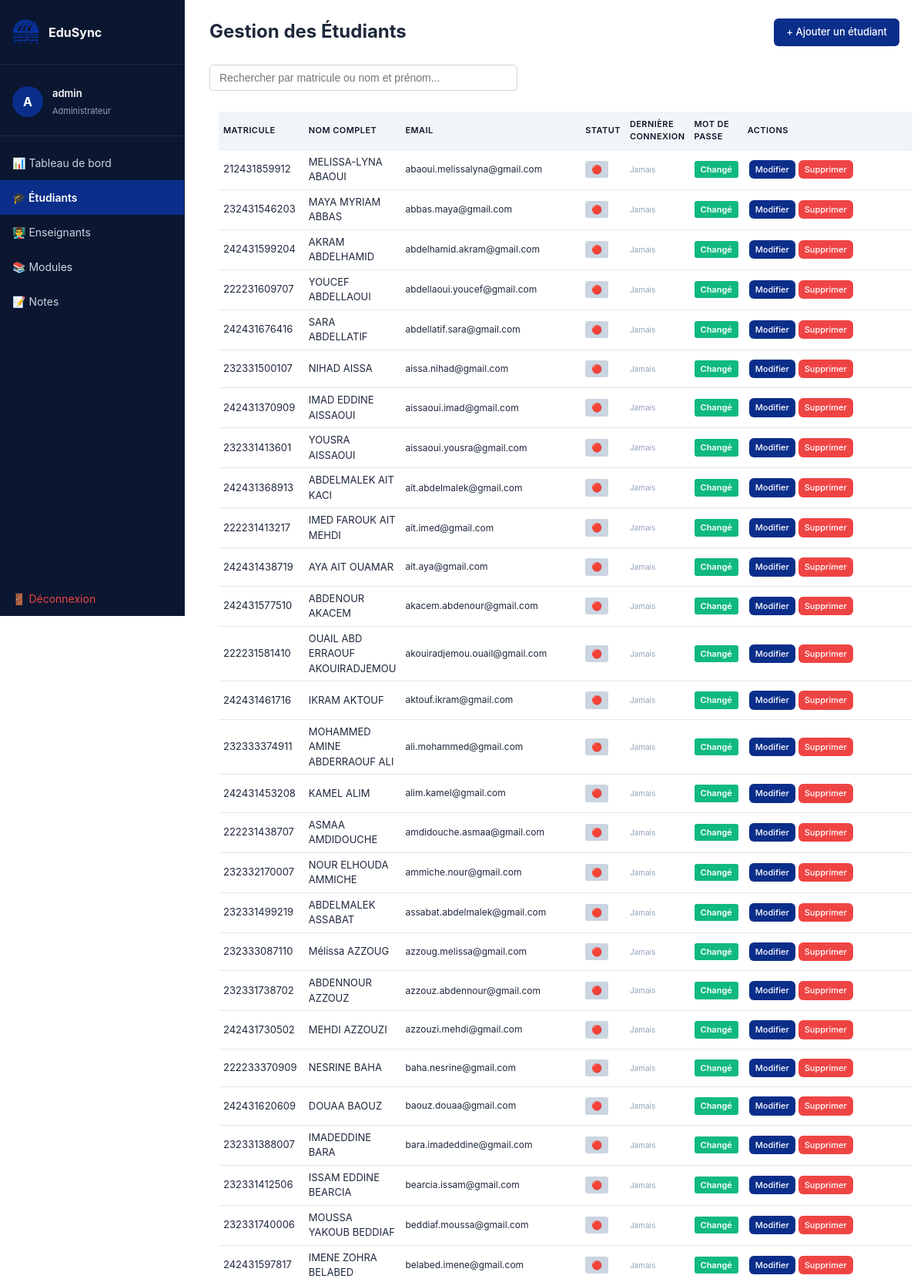
The app's page /admin/students.php (signed in, upper part) with its own data.
### tables this page shows
CREATE TABLE IF NOT EXISTS students (
    id          INT AUTO_INCREMENT PRIMARY KEY,
    last_name             VARCHAR(80)  NOT NULL,
    first_name            VARCHAR(80)  NOT NULL,
    email                 VARCHAR(120) NOT NULL UNIQUE,
    profile_image         VARCHAR(255) DEFAULT NULL,
    student_number        VARCHAR(20)  NOT NULL UNIQUE,
    birth_date            DATE,
    password_hash         VARCHAR(255) NOT NULL,
    must_change_password  TINYINT(1)   NOT NULL DEFAULT 1,
    last_login            DATETIME DEFAULT NULL,
    last_activity         DATETIME DEFAULT NULL,
    is_active             TINYINT(1)   NOT NULL DEFAULT 1,
    created_at            TIMESTAMP    DEFAULT CURRENT_TIMESTAMP
);

### admin/students.php (the view, shortened to what this page needs)
<?php
require_once '../config/db.php';
$students = $pdo->query("
    SELECT id, student_number, first_name, last_name, email, must_change_password, last_login, last_activity
    FROM students
    ORDER BY last_name ASC
")->fetchAll();
function is_student_online($last_activity) {
    if (!$last_activity) {
        return false;
    }
    $last_activity_time = strtotime($last_activity);
    $current_time = time();
    $timeout = 30 * 60;
    return ($current_time - $last_activity_time) < $timeout;
}
require_once '../includes/header.php';
?>
<div class="page-header">
    <h1>Gestion des Étudiants</h1>
    <a href="add_student.php" class="btn btn-primary">+ Ajouter un étudiant</a>
</div>
<div class="admin-search-box">
    <input type="text" id="searchInput" placeholder="Rechercher par matricule ou nom et prénom...">
</div>
<div class="admin-card">
    <table class="admin-table">
        <thead>
            <tr>
                <th>Matricule</th>
                <th>Nom complet</th>
                <th>Email</th>
                <th>Statut</th>
                <th>Dernière connexion</th>
                <th>Mot de passe</th>
                <th>Actions</th>
            </tr>
        </thead>
        <tbody>
        <?php if (empty($students)): ?>
            <tr><td colspan="7" class="empty-state">Aucun étudiant trouvé.</td></tr>
        <?php else: ?>
            <?php foreach ($students as $s): ?>
            <tr data-student-id="<?= $s['id'] ?>">
                <td><?= htmlspecialchars($s['student_number']) ?></td>
                <td><?= htmlspecialchars($s['first_name'] . ' ' . $s['last_name']) ?></td>
                <td class="table-col-email"><?= htmlspecialchars($s['email']) ?></td>
                <td class="table-col-status" class="status-badge">
                    <?php
                        $online = is_student_online($s['last_activity']);
                        if ($online) {
                            echo '<span class="badge green">🟢</span>';
                        } else {
                            echo '<span class="badge" style="background: var(--offline); color: var(--offline-text);">🔴</span>';
                        }
                    ?>
                </td>
                <td class="table-col-login">
                    <?php
                        $online = is_student_online($s['last_activity']);
                        if ($online) {
                            echo '<span class="status-online">En ligne</span>';
                        } elseif ($s['last_login']) {
                            $login_date = new DateTime($s['last_login']);
                            echo $login_date->format('d/m/Y H:i');
                        } else {
                            echo '<span class="status-never">Jamais</span>';
                        }
                    ?>
                </td>
                <td>
                    <?php if ($s['must_change_password']): ?>
                        <span class="badge amber">Temp</span>
                    <?php else: ?>
                        <span class="badge green">Changé</span>
                    <?php endif; ?>
                </td>
                <td class="table-actions">
                    <a href="edit_student.php?id=<?= $s['id'] ?>" class="btn btn-primary">Modifier</a>
                    <a href="students.php?delete=<?= $s['id'] ?>"
                       class="btn btn-danger"
                       onclick="return confirm('Supprimer cet étudiant ?')">Supprimer</a>
                </td>
            </tr>
            <?php endforeach; ?>
        <?php endif; ?>
        </tbody>
    </table>
</div>
<?php require_once '../includes/footer.php'; ?>

### assets/css/colors.css (style rules this page uses)
:root { --primary: #3b82f6; --primary-light: #eff6ff; --success: #10b981; --success-dark: #166534; --success-light: #16a34a; --danger: #ef4444; --danger-dark: #991b1b; --warning: #f59e0b; --warning-light: #fbbf24; --info: #06b6d4; --dark: #0f172a; --gray-100: #f1f5f9; --gray-200: #e2e8f0; --gray-300: #cbd5e1; --gray-400: #94a3b8; --gray-500: #64748b; --gray-600: #475569; --light: #f8fafc; --online: #10b981; --offline: #cbd5e1; --offline-text: #475569; --never: #94a3b8; }
.badge { display: inline-block; padding: 3px 8px; border-radius: 3px; font-size: 11px; font-weight: 600; text-align: center; }
.badge.green { background: var(--success); color: white; }
.status-never { color: var(--never); font-size: 10px; }

### assets/css/admin.css (style rules this page uses)
.admin-search-box { margin-bottom: 15px; }
.admin-search-box input { width: 100%; max-width: 400px; padding: 8px 12px; border: 1px solid var(--gray-300); border-radius: 4px; font-size: 14px; transition: border-color 0.2s; }
.admin-table { font-size: 13px; }
.admin-table th, .admin-table td { padding: 8px 6px; text-align: left; border-bottom: 1px solid var(--gray-200); }
.admin-table th { background: var(--gray-100); font-weight: 600; color: var(--dark); }
.admin-table td { padding: 6px; }
.table-col-email { font-size: 12px; }
.table-col-status { text-align: center; }
.table-col-login { font-size: 11px; }
.table-actions { padding: 6px; text-align: center; }
.table-actions .btn { padding: 4px 8px; font-size: 12px; margin-right: 4px; }
.table-actions .btn:last-child { margin-right: 0; }
.admin-card { padding: 12px; }
.admin-card table { width: 100%; }

### assets/css/variables.css (style rules this page uses)
:root { --color-primary: #0A2E8A; --color-primary-dark: #08225a; --color-primary-light: #e8f0ff; --color-text: #1e293b; --color-text-secondary: #64748b; --color-text-tertiary: #94a3b8; --color-bg-white: #fff; --color-bg-secondary: #f8fafc; --color-bg-dark: #0f172a; --color-border: #d1d5db; --color-border-light: #e2e8f0; --color-green: #10b981; --color-green-light: #e6f7ee; --color-amber: #f59e0b; --color-amber-light: #fef3e0; --color-red: #ef4444; --color-red-light: #fee2e2; --color-purple: #8b5cf6; --color-purple-light: #ede9fe; --color-coral: #ff6b6b; --color-coral-light: #ffe0e0; --shadow-sm: 0 1px 2px rgba(0, 0, 0, 0.05); --shadow-md: 0 4px 6px rgba(0, 0, 0, 0.1); --shadow-lg: 0 10px 40px rgba(0, 0, 0, 0.2); --radius-md: 6px; --radius-lg: 12px; --font-family: -apple-system, BlinkMacSystemFont, "Segoe UI", Roboto, "Helvetica Neue", Arial, sans-serif; --font-size-xs: 11px; --font-size-sm: 12px; --font-size-base: 13px; --font-size-md: 14px; --font-size-lg: 16px; --font-size-xl: 18px; --font-size-2xl: 24px; --font-size-3xl: 28px; --spacing-xs: 4px; --spacing-sm: 8px; --spacing-md: 12px; --spacing-lg: 16px; --spacing-xl: 20px; --spacing-2xl: 24px; --spacing-3xl: 32px; --transition-fast: 0.15s ease; --transition-normal: 0.3s ease; --transition-slow: 0.6s ease; --sidebar-width: 240px; --navbar-height: 62px; --max-content-width: 1040px; }

### assets/css/global.css (style rules this page uses)
* { margin: 0; padding: 0; box-sizing: border-box; }
html { scroll-behavior: smooth; }
body { font-family: var(--font-family); font-size: var(--font-size-md); color: var(--color-text); background: var(--color-bg-white); line-height: 1.5; }
h1, h2, h3, h4, h5, h6 { font-weight: 600; line-height: 1.2; }
h1 { font-size: var(--font-size-3xl); }
a { color: inherit; text-decoration: none; transition: color var(--transition-fast); }
table { width: 100%; border-collapse: collapse; font-size: var(--font-size-md); }
thead tr { background: var(--color-bg-secondary); }
th, td { padding: var(--spacing-md) var(--spacing-lg); text-align: left; border-bottom: 1px solid var(--color-border-light); }
th { font-weight: 600; color: var(--color-text-secondary); font-size: var(--font-size-xs); text-transform: uppercase; letter-spacing: 0.04em; }

### assets/css/pages.css (style rules this page uses)
.page-header { display: flex; justify-content: space-between; align-items: center; margin-bottom: var(--spacing-2xl); }
.page-header h1 { font-size: var(--font-size-2xl); font-weight: 700; color: var(--color-text); }
table td:last-child { width: 220px; min-width: 220px; padding: var(--spacing-md) var(--spacing-sm) !important; }
table td:last-child a.btn { display: inline-block !important; float: left; margin-right: var(--spacing-xs) !important; margin-bottom: 0 !important; padding: var(--spacing-xs) var(--spacing-sm) !important; font-size: var(--font-size-xs) !important; }

### records on screen
students: student_number "212431859912", first_name+last_name "MELISSA-LYNA ABAOUI", email "abaoui.melissalyna@gmail.com", shows "Jamais", must_change_password "Changé"
students: student_number "232431546203", first_name+last_name "MAYA MYRIAM ABBAS", email "abbas.maya@gmail.com", shows "Jamais", must_change_password "Changé"
students: student_number "242431599204", first_name+last_name "AKRAM ABDELHAMID", email "abdelhamid.akram@gmail.com", shows "Jamais", must_change_password "Changé"
students: student_number "222231609707", first_name+last_name "YOUCEF ABDELLAOUI", email "abdellaoui.youcef@gmail.com", shows "Jamais", must_change_password "Changé"
students: student_number "242431676416", first_name+last_name "SARA ABDELLATIF", email "abdellatif.sara@gmail.com", shows "Jamais", must_change_password "Changé"
students: student_number "232331500107", first_name+last_name "NIHAD AISSA", email "aissa.nihad@gmail.com", shows "Jamais", must_change_password "Changé"
students: student_number "242431370909", first_name+last_name "IMAD EDDINE AISSAOUI", email "aissaoui.imad@gmail.com", shows "Jamais", must_change_password "Changé"
students: student_number "232331413601", first_name+last_name "YOUSRA AISSAOUI", email "aissaoui.yousra@gmail.com", shows "Jamais", must_change_password "Changé"
students: student_number "242431368913", first_name+last_name "ABDELMALEK AIT KACI", email "ait.abdelmalek@gmail.com", shows "Jamais", must_change_password "Changé"
students: student_number "222231413217", first_name+last_name "IMED FAROUK AIT MEHDI", email "ait.imed@gmail.com", shows "Jamais", must_change_password "Changé"
students: student_number "242431438719", first_name+last_name "AYA AIT OUAMAR", email "ait.aya@gmail.com", shows "Jamais", must_change_password "Changé"
students: student_number "242431577510", first_name+last_name "ABDENOUR AKACEM", email "akacem.abdenour@gmail.com", shows "Jamais", must_change_password "Changé"
students: student_number "222231581410", first_name+last_name "OUAIL ABD ERRAOUF AKOUIRADJEMOU", email "akouiradjemou.ouail@gmail.com", shows "Jamais", must_change_password "Changé"
students: student_number "242431461716", first_name+last_name "IKRAM AKTOUF", email "aktouf.ikram@gmail.com", shows "Jamais", must_change_password "Changé"
students: student_number "232333374911", first_name+last_name "MOHAMMED AMINE ABDERRAOUF ALI", email "ali.mohammed@gmail.com", shows "Jamais", must_change_password "Changé"
students: student_number "242431453208", first_name+last_name "KAMEL ALIM", email "alim.kamel@gmail.com", shows "Jamais", must_change_password "Changé"
students: student_number "222231438707", first_name+last_name "ASMAA AMDIDOUCHE", email "amdidouche.asmaa@gmail.com", shows "Jamais", must_change_password "Changé"
students: student_number "232332170007", first_name+last_name "NOUR ELHOUDA AMMICHE", email "ammiche.nour@gmail.com", shows "Jamais", must_change_password "Changé"
students: student_number "232331499219", first_name+last_name "ABDELMALEK ASSABAT", email "assabat.abdelmalek@gmail.com", shows "Jamais", must_change_password "Changé"
students: student_number "232333087110", first_name+last_name "Mélissa AZZOUG", email "azzoug.melissa@gmail.com", shows "Jamais", must_change_password "Changé"
students: student_number "232331738702", first_name+last_name "ABDENNOUR AZZOUZ", email "azzouz.abdennour@gmail.com", shows "Jamais", must_change_password "Changé"
students: student_number "242431730502", first_name+last_name "MEHDI AZZOUZI", email "azzouzi.mehdi@gmail.com", shows "Jamais", must_change_password "Changé"
students: student_number "222233370909", first_name+last_name "NESRINE BAHA", email "baha.nesrine@gmail.com", shows "Jamais", must_change_password "Changé"
students: student_number "242431620609", first_name+last_name "DOUAA BAOUZ", email "baouz.douaa@gmail.com", shows "Jamais", must_change_password "Changé"
students: student_number "232331388007", first_name+last_name "IMADEDDINE BARA", email "bara.imadeddine@gmail.com", shows "Jamais", must_change_password "Changé"
students: student_number "232331412506", first_name+last_name "ISSAM EDDINE BEARCIA", email "bearcia.issam@gmail.com", shows "Jamais", must_change_password "Changé"
students: student_number "232331740006", first_name+last_name "MOUSSA YAKOUB BEDDIAF", email "beddiaf.moussa@gmail.com", shows "Jamais", must_change_password "Changé"
students: student_number "242431597817", first_name+last_name "IMENE ZOHRA BELABED", email "belabed.imene@gmail.com", shows "Jamais", must_change_password "Changé"

### other values on screen
substr($_SESSION['user_name'], 0, 1) "A"
$_SESSION['user_name'] "admin"
